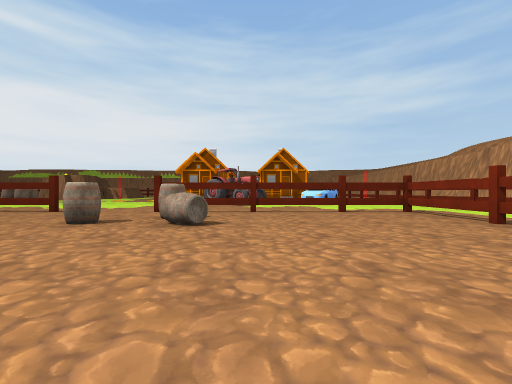
view 1 (above)

24 first-person views from a walk through a 3-D level made in the Unity game engine. The camera is 1.2 m above the floor, looks level and sees 90° across. Doors are open. The floor is counted in squares, 2 m on a side. Each view is taken from the middle of a square. On the plan, view 1 faces up. The plan holds only what a view shows up to about 9 squares ahead; the rest is blank. The place goes on beyond the plan. The player is left out. Some animated figures are not drawn. Some surface patterns are stand-ins.

view 2
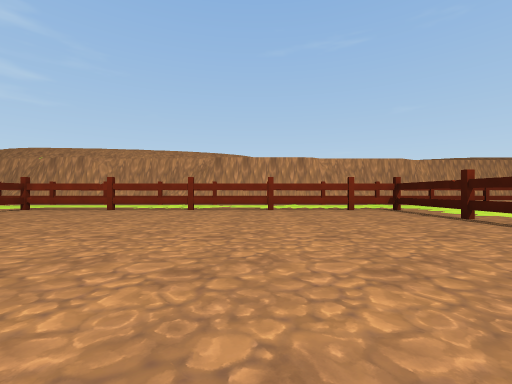

view 3
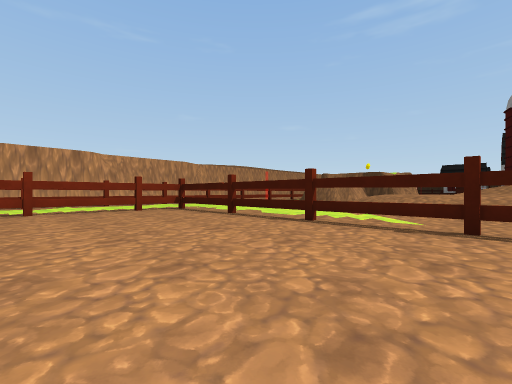

view 4
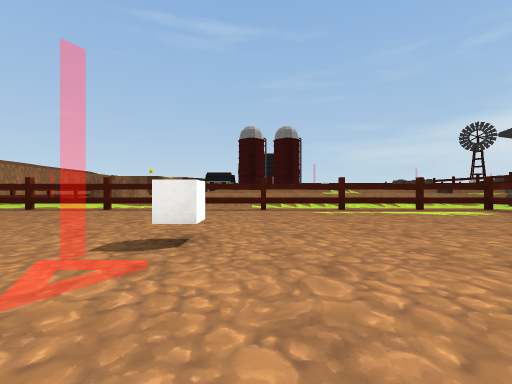

view 5
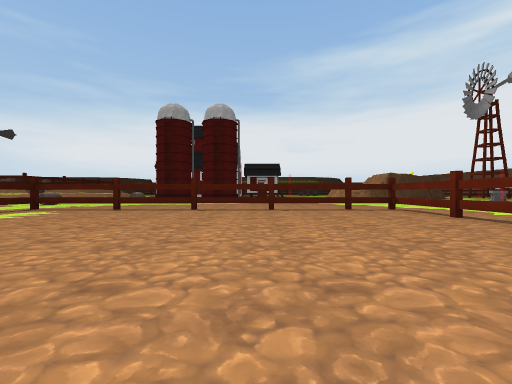

view 6
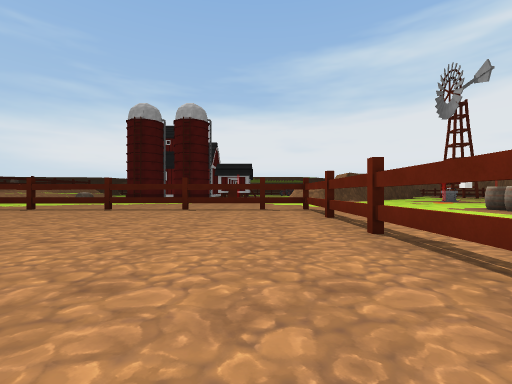

view 7
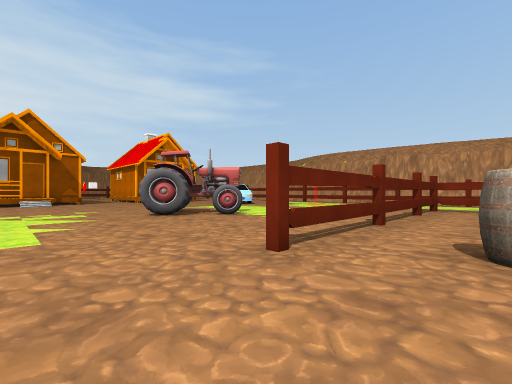

view 8
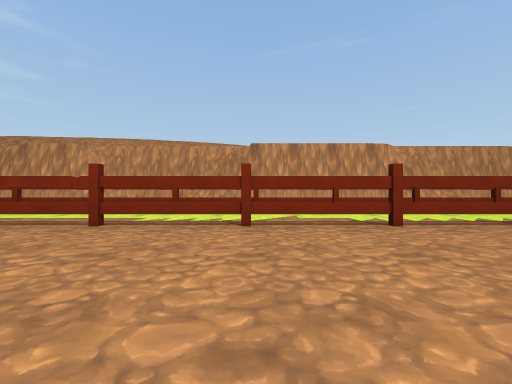

view 9
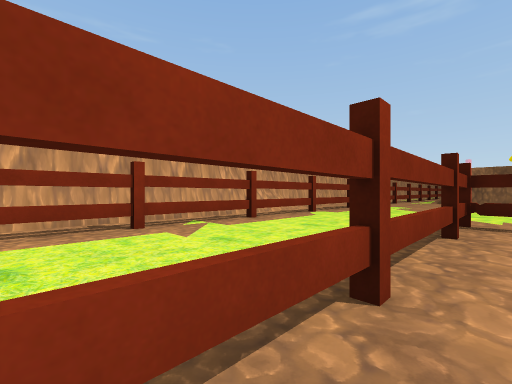

view 10
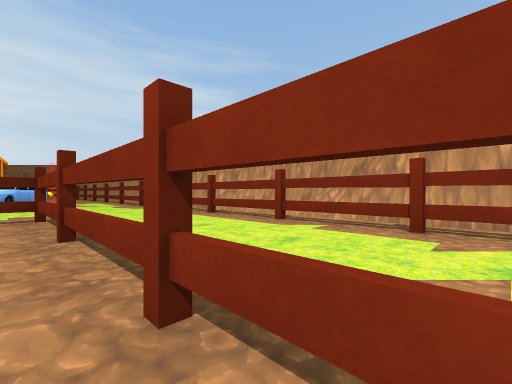

view 11
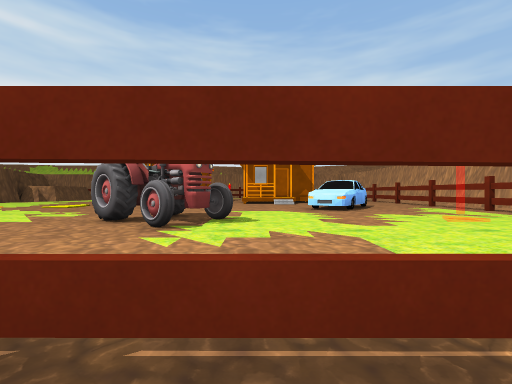

view 12
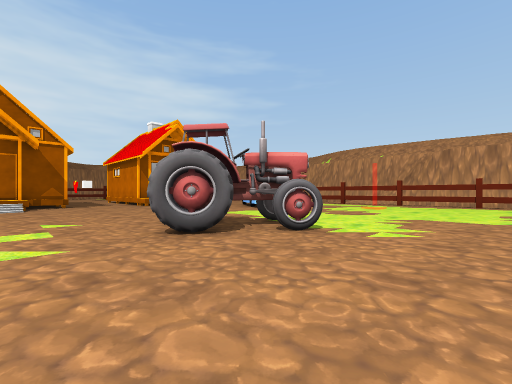

view 13
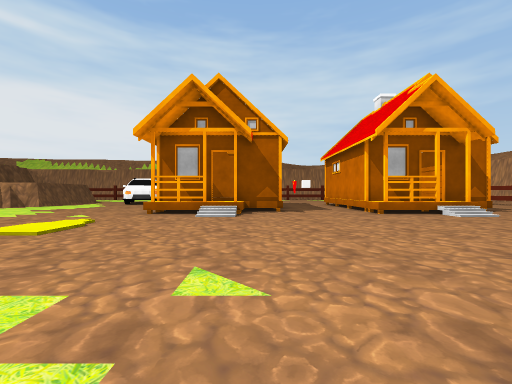

view 14
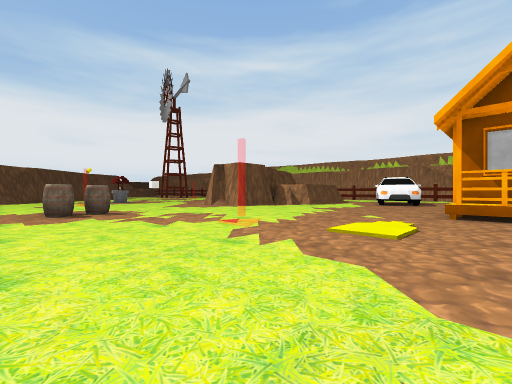

view 15
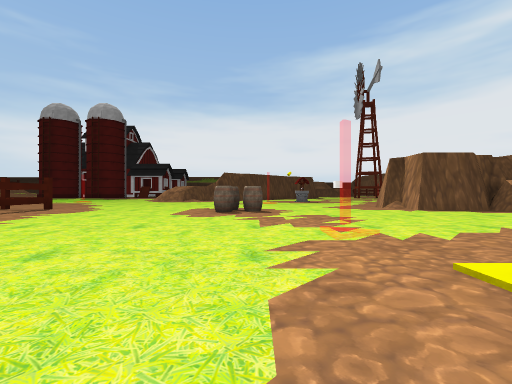

view 16
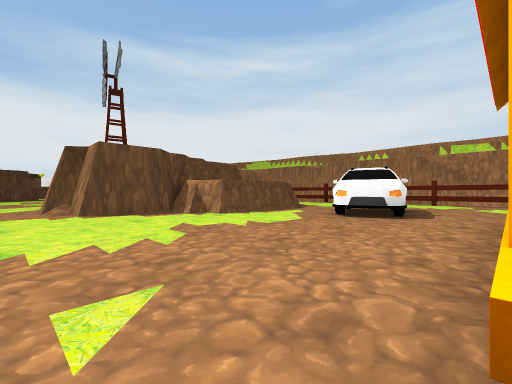

view 17
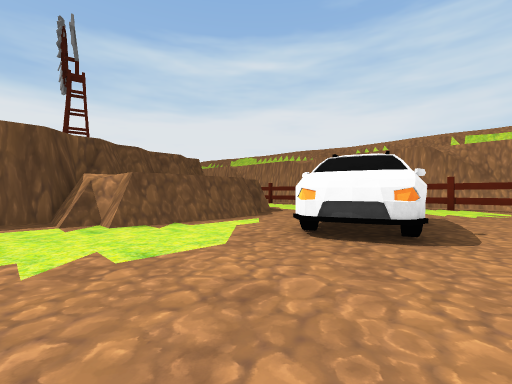

view 18
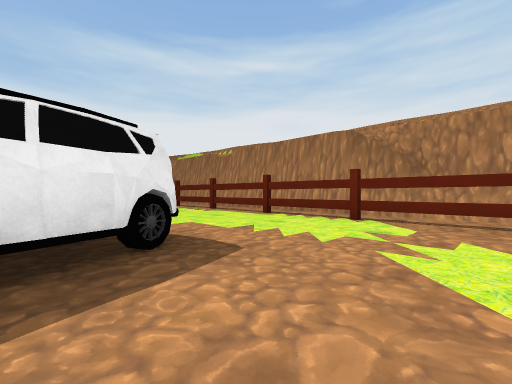

view 19
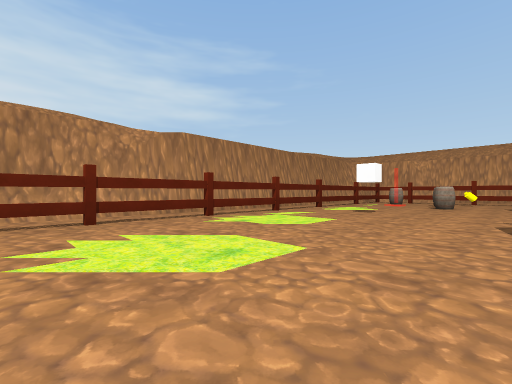

view 20
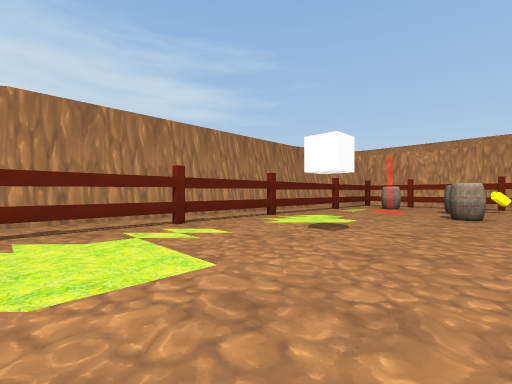

view 21
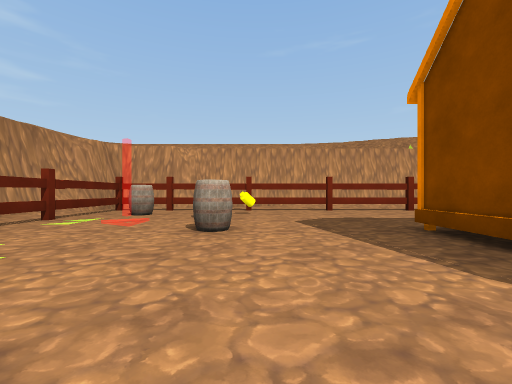

view 22
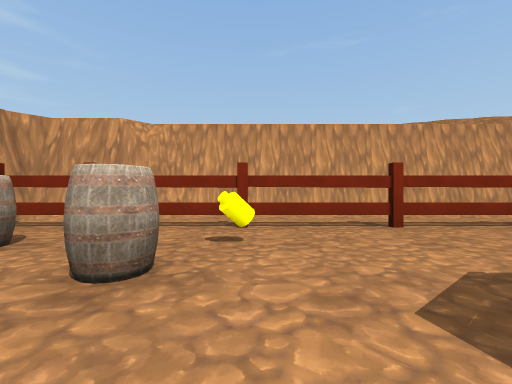

view 23
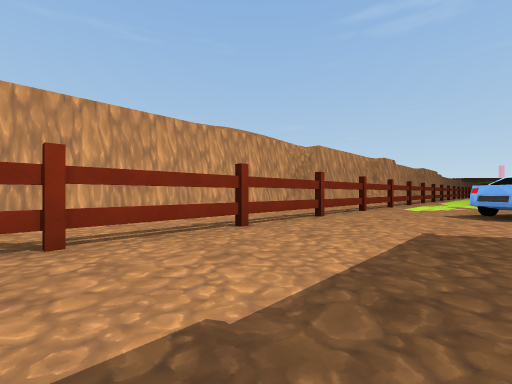

view 24
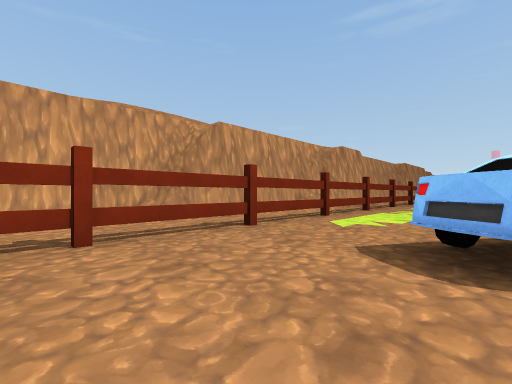

### Floor plan
Key: @ floor where view 1 was taken; # wall or solid block; x gap in a wall; . main floor; : floor 1 m higher than the main floor; / step, stairs or slope; D open door; = window, fence, low wall or low ledge; ^ raised ledge; F fence; B barrel; U building; O other object.
Columns run from 14 left of view 1 to 11 right of it. Each row starts with its distance up from view 1.
 34   ######################
 33  OO.OOFOFOOFOFOOF==#F=###
 32 ...F....................
 31 .....................BF.
 30   ................. ..O.##
 29  .................B.B....#
 28  #.. O...............OF..#
 27  ##. ##...............O..#
 26   #..##..       ......F..#
 25   #..##.U        #U...O..#
 24  ##.....           ......#
 23 ##......#          ...F..#
 22 #.......#   ...    ...O..#
 21 #.......##D#...##D#......#
 20 ........U##....###....F..#
 19 .................. ...O..#
 18 .................  ^..F.##
 17 ................   #..O.#
 16 .................^^.....#
 15 .B................^...F.#
 14 BB........... ........O.#
 13 ............OOO.......F.#
 12 .......  ...OOO.......F
 11 ......   ....O........O
 10 .....    .............O=
  9 ........ .............O
  8 #==FOF==F..#==F==FF#....#
  7 F..................=..F.#
  6 F...........B......=..O.#
  5 O..........BBB.....F..F.#
  4 F..................=..O.#
  3 O..................=...=#
  2 O..................F..F=#
  1 F........#.........=..O=#
  0 O.............@....F...=#
 -1 O..................F..F=#
 -2 F..................=..O=#
 -3 =..................F..F=#
 -4 =..................F..O.#
 -5 xFF#=F==O=F==F==F==#....#
 -6           ............F.#
 -7           //..........O.
 -8           ////    ....
 -9            ::/      ..

Where each view was taken, in squares from view 1:
view 1: 0 up, 0 right, facing up
view 2: 0 up, 4 left, facing right
view 3: 0 up, 4 left, facing down-right
view 4: 4 up, 6 left, facing down
view 5: 3 up, 5 left, facing left
view 6: 6 up, 5 left, facing left
view 7: 6 up, 5 left, facing up-right
view 8: 2 up, 0 right, facing right
view 9: 1 up, 4 right, facing down-right
view 10: 1 up, 4 right, facing up-right
view 11: 7 up, 1 right, facing up
view 12: 9 up, 4 left, facing up-right
view 13: 13 up, 3 left, facing up
view 14: 13 up, 5 left, facing up-left
view 15: 15 up, 5 left, facing left
view 16: 19 up, 6 left, facing up-left
view 17: 22 up, 7 left, facing up-left
view 18: 27 up, 6 left, facing up-left
view 19: 27 up, 7 left, facing up-right
view 20: 28 up, 3 left, facing up-right
view 21: 28 up, 0 right, facing right
view 22: 28 up, 4 right, facing right
view 23: 26 up, 5 right, facing down-right
view 24: 21 up, 5 right, facing down-right
